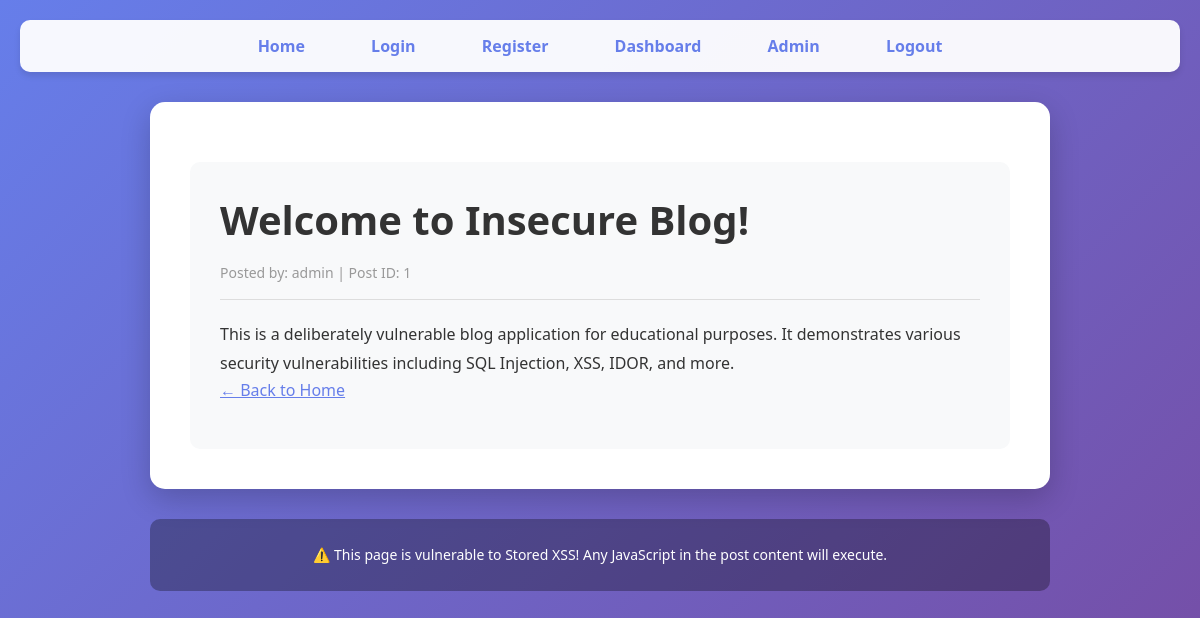
Screenshot of /view_post.php?id=1 with the database file from the repository.
### tables this page shows
CREATE TABLE posts (
    id INT AUTO_INCREMENT PRIMARY KEY,
    user_id INT,
    title VARCHAR(255),
    content TEXT
);

CREATE TABLE users (
    id INT AUTO_INCREMENT PRIMARY KEY,
    username VARCHAR(100),
    email VARCHAR(100),
    password VARCHAR(100),
    role VARCHAR(20)
);

### view_post.php (the view, shortened to what this page needs)
<?php
require_once 'db.php';
$post_id = $_GET['id'];
$query = "SELECT posts.*, users.username FROM posts JOIN users ON posts.user_id = users.id WHERE posts.id = $post_id";
$result = mysqli_query($conn, $query);
$post = mysqli_fetch_assoc($result);
?>
<!DOCTYPE html>
<html>
<head>
    <link rel="stylesheet" href="css/style.css">
</head>
<body>
    <nav>
        <a href="index.php">Home</a>
        <a href="login.php">Login</a>
        <a href="register.php">Register</a>
        <a href="dashboard.php">Dashboard</a>
        <a href="admin.php">Admin</a>
        <a href="logout.php">Logout</a>
    </nav>
    <div class="container">
        <div class="post-full">
            <h1><?php echo $post['title']; ?></h1>
            <p class="meta">
                Posted by: <?php echo $post['username']; ?> |
                Post ID: <?php echo $post['id']; ?>
            </p>
            <div class="post-content">
                <?php echo $post['content']; ?>
            </div>
            <p><a href="index.php">← Back to Home</a></p>
        </div>
    </div>
    <footer>
        <p>⚠️ This page is vulnerable to Stored XSS! Any JavaScript in the post content will execute.</p>
    </footer>
</body>
</html>

### css/style.css (style rules this page uses)
* { margin: 0; padding: 0; box-sizing: border-box; }
body { font-family: 'Segoe UI', Tahoma, Geneva, Verdana, sans-serif; background: linear-gradient(135deg, #667eea 0%, #764ba2 100%); min-height: 100vh; padding: 20px; }
nav { background: rgba(255, 255, 255, 0.95); padding: 15px 30px; border-radius: 10px; margin-bottom: 30px; box-shadow: 0 4px 6px rgba(0, 0, 0, 0.1); text-align: center; }
nav a { text-decoration: none; color: #667eea; font-weight: 600; margin: 0 15px; padding: 8px 16px; border-radius: 5px; transition: all 0.3s ease; }
.container { max-width: 900px; margin: 0 auto; background: white; padding: 40px; border-radius: 15px; box-shadow: 0 10px 30px rgba(0, 0, 0, 0.2); }
h1 { color: #667eea; margin-bottom: 20px; text-align: center; font-size: 2.5em; }
p { line-height: 1.6; color: #555; margin-bottom: 15px; }
.post-full { background: #f8f9fa; padding: 30px; border-radius: 10px; margin-top: 20px; }
.post-full h1 { color: #333; text-align: left; margin-bottom: 15px; }
.post-full .meta { color: #999; font-size: 14px; margin-bottom: 20px; padding-bottom: 15px; border-bottom: 1px solid #ddd; }
.post-full .post-content { line-height: 1.8; color: #333; font-size: 16px; }
footer { max-width: 900px; margin: 30px auto 0; text-align: center; color: white; background: rgba(0, 0, 0, 0.3); padding: 20px; border-radius: 10px; }
footer p { color: white; margin: 5px 0; font-size: 14px; }
a { color: #667eea; transition: color 0.2s; }

### rows the page displays
posts: title "Welcome to Insecure Blog!", user.username "admin", id "1", content "This is a deliberately vulnerable blog application for educational purposes. It demonstrates various security vulnerabilities including SQL Injection, XSS, IDOR, and more."
